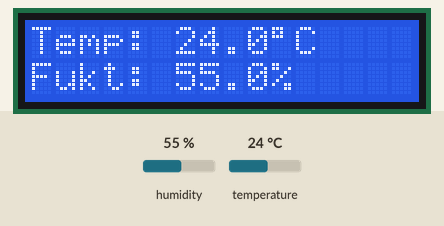
Bench run of a sketch on a simulated Arduino Uno, built for the host (arithmetic inside an expression is 32-bit, double 64-bit). Shown: 16×2 character LCD. The test bench sets the inputs (shaded band); at power-on: humidity 55 %, temperature 24 °C. WiFi joins after 1.5 s; servers stay silent unless stated; no MQTT or app messages arrive unless stated; what the sketch prints to the serial monitor is not drawn.

Above: at 3.3 s.
3.4 s: humidity set to 22 %
At 7.1 s:
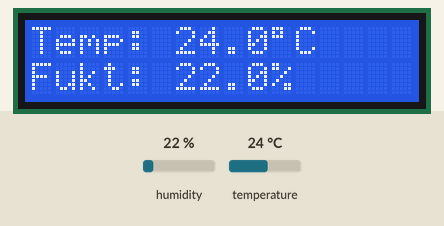
8.2 s: temperature set to 12 °C
At 11.3 s:
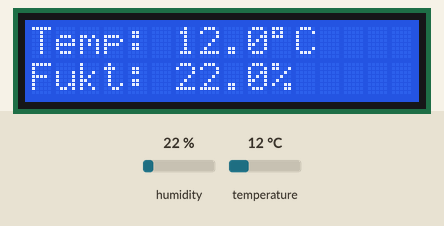
13.0 s: humidity set to 40 %
At 14.4 s:
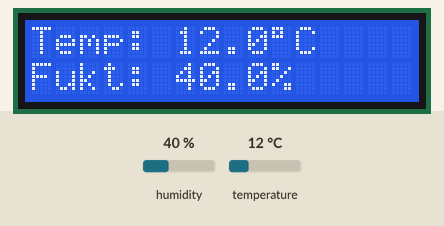
17.8 s: temperature set to 19 °C
At 18.7 s:
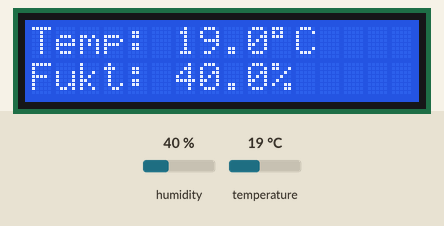
Timing chart, 0 to 20.8 s (numbered marks = the images above; inputs shaded):
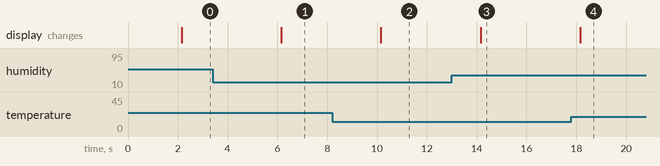

Measured:
- after the input at 3.4 s, the display: changes after 2.8 s (image 1)
- after the input at 8.2 s, the display: changes after 2.0 s (image 2)
- after the input at 13.0 s, the display: changes after 1.2 s (image 3)
- after the input at 17.8 s, the display: changes after 0.36 s (image 4)

The sketch:

sketch.ino
```cpp
#include <Arduino.h>
#include <Wire.h>
#include <Adafruit_Sensor.h>
#include <DHT.h>
#include <LiquidCrystal_I2C.h>
#include <WiFiS3.h>
#include <ArduinoMqttClient.h>

#define DHTPIN 7
#define DHTTYPE DHT22
DHT dht(DHTPIN, DHTTYPE);

LiquidCrystal_I2C lcd(0x27, 16, 2);

// Alternativ 1: koppla UNO till ESP32:s AP
const char* WIFI_SSID  = "ESP32-GW";
const char* WIFI_PASS  = "12345678";
const char* MQTT_HOST  = "192.168.4.1";   // ESP32 AP IP

// Alternativ 2 (om du vill): koppla UNO till hemmaroutern
// const char* WIFI_SSID  = "DittWiFi";
// const char* WIFI_PASS  = "DittWifiLosen";
// const char* MQTT_HOST  = "192.168.0.45"; // ESP32 STA IP från seriell monitor

const int   MQTT_PORT  = 1883;
const char* MQTT_TOPIC = "lab/sensors/bananer/dht22";
const char* DEVICE_ID  = "uno-r4-01";

WiFiClient wifi;
MqttClient mqtt(wifi);
unsigned long lastSend = 0;

void wifiConnect(){
  if (WiFi.status()==WL_CONNECTED) return;
  while (WiFi.begin(WIFI_SSID, WIFI_PASS) != WL_CONNECTED) { delay(1000); }
}

void mqttConnect(){
  if (mqtt.connected()) return;
  while (!mqtt.connect(MQTT_HOST, MQTT_PORT)) { delay(1000); }
}

void setup() {
  Serial.begin(115200);
  dht.begin();
  lcd.init(); lcd.backlight();
  lcd.setCursor(0,0); lcd.print("Startar..."); delay(500);

  wifiConnect();
  mqttConnect();
}

void loop() {
  wifiConnect();
  mqttConnect();
  mqtt.poll();

  if (millis() - lastSend >= 2000) {
    lastSend = millis();
    float h = dht.readHumidity();
    float t = dht.readTemperature();

    if (isnan(h) || isnan(t)) {
      lcd.clear();
      lcd.setCursor(0,0); lcd.print("Sensorfel!");
      lcd.setCursor(0,1); lcd.print("Kontrollera DHT");
      return;
    }

    // LCD
    lcd.clear();
    lcd.setCursor(0,0);
    lcd.print("Temp: "); lcd.print(t,1); lcd.print((char)223); lcd.print("C");
    lcd.setCursor(0,1);
    lcd.print("Fukt: "); lcd.print(h,1); lcd.print("%");

    // MQTT
    String payload = String("{\"deviceId\":\"") + DEVICE_ID +
                     "\",\"temp\":" + String(t,1) +
                     ",\"hum\":"  + String(h,1) + "}";
    mqtt.beginMessage(MQTT_TOPIC);
    mqtt.print(payload);
    mqtt.endMessage();

    Serial.println(payload);
  }
}
```
